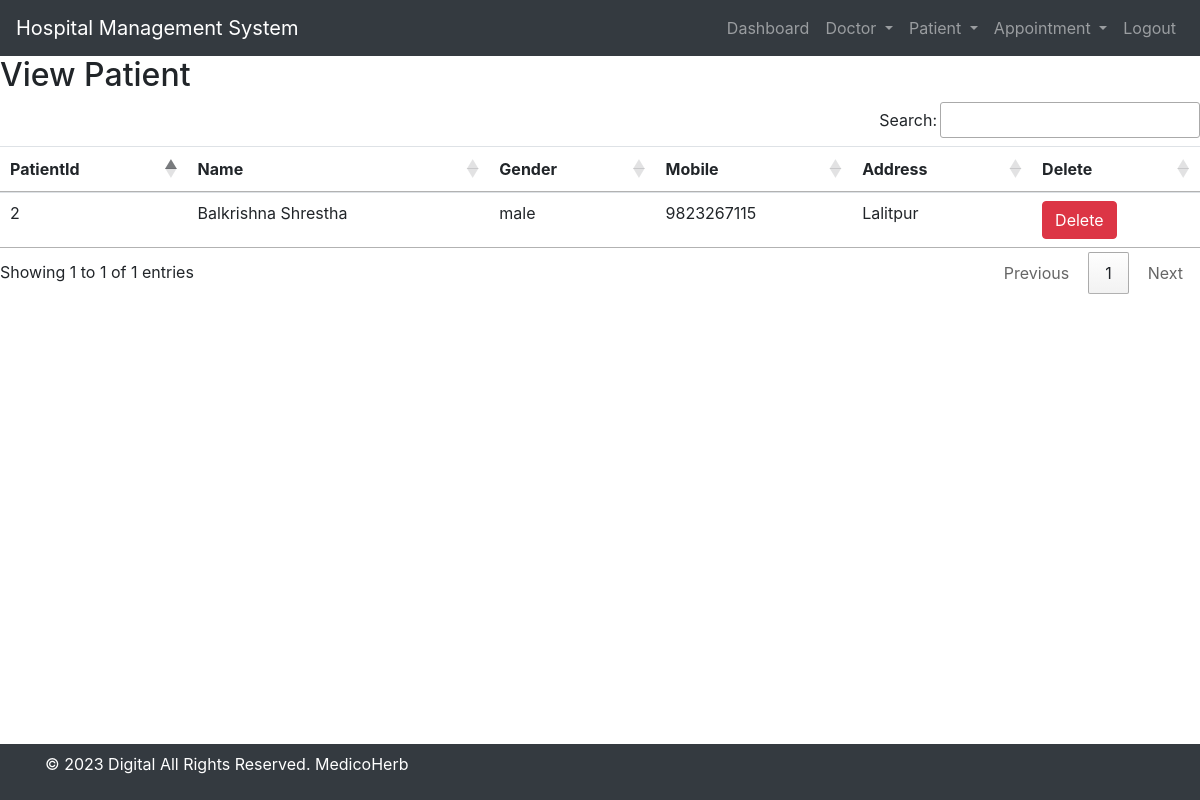
Before: /view_patient/ (signed in) with the older database file.
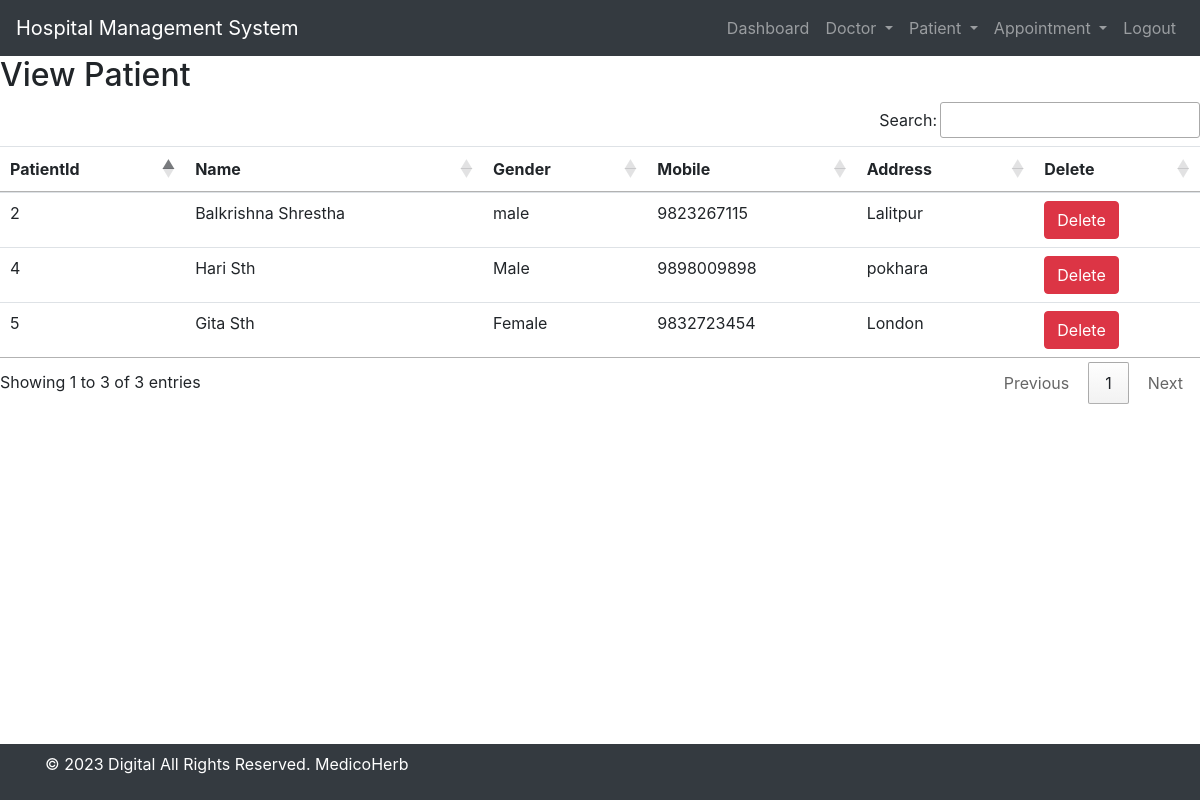
After: the same page with the newer database file.
### hospital/models.py (models this page shows, shortened)
class Patient(models.Model):
    name = models.CharField(max_length=50)
    gender = models.CharField(max_length=50)
    mobile = models.IntegerField(null = True)
    address = models.TextField()

### hospital/views.py (the view)
# urls.py: path('view_patient/', View_Patient, name="view_patient"),
def View_Patient(request):
    if not request.user.is_staff:
        return redirect('login')
    doc = Patient.objects.all()
    d={'doc':doc}
    return render(request,'view_patient.html',d)

### hospital/templates/view_patient.html
{% include 'base.html' %}
{% include 'navigation.html' %}
{% load static %}
<div>
     <h2>View Patient</h2>
    <table id="example" class="table table-hover">
        <thead>
            <tr>
                <th>PatientId</th>
                <th>Name</th>
                <th>Gender</th>
                <th>Mobile</th>
                <th>Address</th>
                <th>Delete</th>
            </tr>
        </thead>
        <tbody>
            {% for i in doc %}
            <tr>
                <td>{{ i.id }}</td>
                <td>{{ i.name }}</td>
                <td>{{ i.gender }}</td>
                <td>{{ i.mobile }}</td>
                <td>{{ i.address }}</td>
                <td>
                    <a href="{% url 'delete_patient' i.id %}" onclick="return confirm('Are you sure you want to delete?')" class="btn btn-danger">Delete</a>
                </td>
            </tr>
            {% endfor %}
        </tbody>
    </table>
</div>
{% include 'footer.html' %}

### hospital/templates/base.html (shortened to what this page needs)
{% load static %}
<!DOCTYPE html>
<html lang="en">
<head>
    <link rel="stylesheet" href="https://stackpath.bootstrapcdn.com/bootstrap/4.5.2/css/bootstrap.min.css">
    <link rel="stylesheet" href="https://use.fontawesome.com/releases/v5.7.0/css/all.css">
    <link rel = "stylesheet" type="text/css" href="{% static 'css/mystyle.css' %}">
    <link rel = "stylesheet" href="https://cdn.datatables.net/1.13.7/css/jquery.dataTables.min.css">
    <link rel = "stylesheet" href="https://cdn.datatables.net/buttons/2.4.2/css/buttons.dataTables.min.css">
</head>
<body>
</body>
</html>

### hospital/templates/navigation.html (shortened to what this page needs)
<nav class="navbar navbar-expand-lg navbar-dark bg-dark">
    <a class="navbar-brand" href="{% url 'home' %}">Hospital Management System</a>
    <div class="collapse navbar-collapse" id="navbarSupportedContent">
      <ul class="navbar-nav ml-auto">
          {% if request.user.is_staff %}
          <li class="nav-item">
            <a class="nav-link" href="{% url 'dashboard' %}">Dashboard<span class="sr-only">(current)</span></a>
          </li>
        <li class="nav-item dropdown">
          <a class="nav-link dropdown-toggle" href="#" id="navbarDropdown" role="button" data-toggle="dropdown" aria-haspopup="true" aria-expanded="false">
           Doctor
          </a>
        </li>
        <li class="nav-item dropdown">
          <a class="nav-link dropdown-toggle" href="#" id="navbarDropdown" role="button" data-toggle="dropdown" aria-haspopup="true" aria-expanded="false">
           Patient
          </a>
        </li>
        <li class="nav-item dropdown">
          <a class="nav-link dropdown-toggle" href="#" id="navbarDropdown" role="button" data-toggle="dropdown" aria-haspopup="true" aria-expanded="false">
           Appointment
          </a>
        </li>
        <li class="nav-item">
          <a class="nav-link" href="{% url 'logout_admin' %}">Logout</a>
        </li>
        {% endif %}
      </ul>
    </div>
</nav>

### hospital/templates/footer.html
<nav class="navbar navbar-expand-sm bg-dark navbar-dark fixed-bottom">
    <div class="container text-center">
        <p class="text-white text-center">&copy; 2023 Digital All Rights Reserved. MedicoHerb</p>
    </div>
</nav>

Changed rows visible on the page:
added Patient: id "4", name "Hari Sth", gender "Male", mobile "9898009898", address "pokhara"
added Patient: id "5", name "Gita Sth", gender "Female", mobile "9832723454", address "London"
Other visible differences:
text written by a page script: "Search: Showing 1 to 1 of 1 entries Previous 1 Next" → "Search: Showing 1 to 3 of 3 entries Previous 1 Next"
